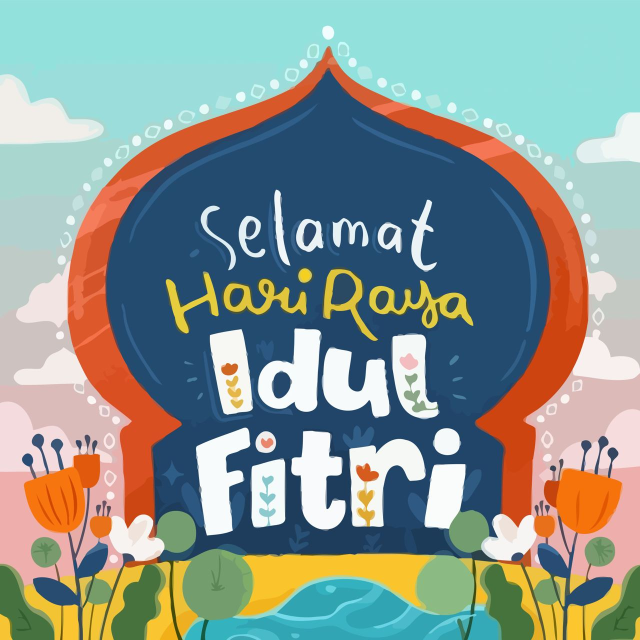
#> input picture input/photo_2023-04-14_00-20-50.jpg, 1280 x 1280 px (shown at 1/2 size); its folder holds only this picture in this run
$ python generate.py
#> lines starting #> are read from the running program, lines starting #| are printed output that depends on the picture; after the words box and inside, x2 and y2 are one past the last pixel; in counts of white or black regions, pixels touching at a corner belong together
import os
import random
import math
from PIL import Image, ImageDraw, ImageFilter

# Set folder to current working directory
root_path = os.getcwd()

# Define folder
folder_path = os.path.join(root_path, 'input')
output_folder = os.path.join(root_path, 'output')

# Create output folder if it doesn't exist
if not os.path.exists(output_folder):
    os.makedirs(output_folder)

# Define function to get mid relevant color
def get_mid_color(colors):
    colors.sort()
    mid_index = len(colors) // 2
    return colors[mid_index]

# Loop through all files in folder
for filename in os.listdir(folder_path):
    # Check if file is an image
    if filename.endswith('.jpg') or filename.endswith('.jpeg') or filename.endswith('.png'):
        # Open image and get all color swatches
        image = Image.open(os.path.join(folder_path, filename))
#> image is the input picture: PIL image 1280x1280 RGB; mean R, G, B 139.8, 152.5, 146.1
        swatches = image.getcolors(image.size[0] * image.size[1])
#> swatches = 136634 items
        swatch_colors = [swatch[1] for swatch in swatches]
#> swatch_colors = 136634 items

        # Get mid relevant color and create background image
        mid_color = get_mid_color(swatch_colors)
#> in get_mid_color, `mid_index = len(colors) // 2`: mid_index = 68317
#> mid_color = (182, 76, 26)
        background = Image.new('RGB', (1900, 2400), mid_color)
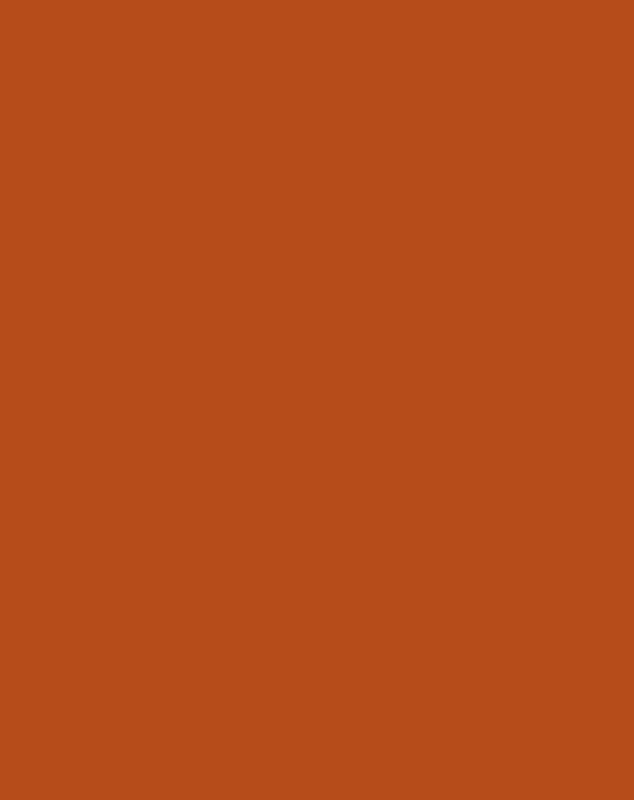
#> background: PIL image 1900x2400 RGB (shown at 1/3 size); mean R, G, B 182, 76, 26

        # Resize and round the corners of the image
        size = (1100, int((1100/image.width)*image.height))
#> size = (1100, 1100)
        radius = 50
        mask = Image.new('L', size, 0)
#> mask: PIL image 1100x1100 L; every value is 0
        draw = ImageDraw.Draw(mask)
        draw.rounded_rectangle((0, 0, size[0], size[1]), radius, fill=255)
        image = image.resize(size, resample=Image.LANCZOS)
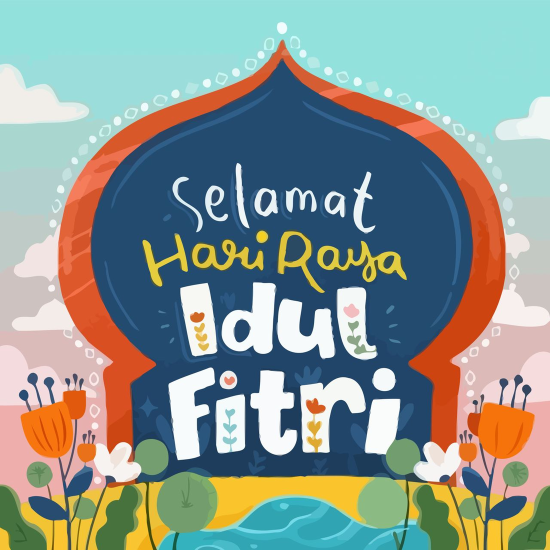
#> image: PIL image 1100x1100 RGB (shown at 1/2 size); mean R, G, B 139.8, 152.5, 146.1
        image.putalpha(mask)
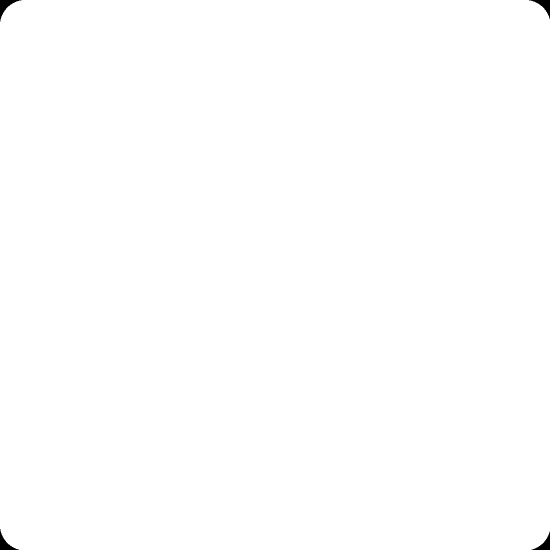
#> mask: PIL image 1100x1100 L (shown at 1/2 size); 99.8% white; 4 black regions, box (x1, y1, x2, y2) and area: (0, 0, 43, 43) 549, (1058, 0, 1100, 38) 506, (0, 1058, 38, 1100) 506, (1063, 1063, 1100, 1100) 464
#> image: PIL image 1100x1100 RGBA

        # Rotate the image randomly by -20 to 20 degrees
        angle = random.randint(5, 15)
        random_changer = random.randint(0, 1)
        if random_changer == 1:
            angle  = angle * -1
        rotated_image = image.rotate(angle, expand=True)
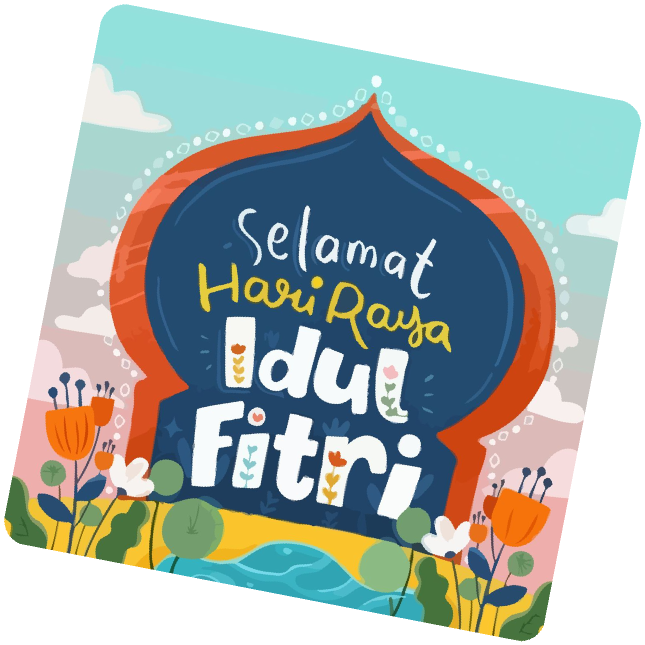
#> rotated_image: PIL image 1290x1290 RGBA (shown at 1/2 size); mean R, G, B, A 101.7, 110.9, 106.2, 185.1; transparent parts drawn white

        # Calculate padding and paste rotated image onto background
        x_pad = (background.width - rotated_image.width) // 2
#> x_pad = 305
        y_pad = (background.height - rotated_image.height) // 2
#> y_pad = 555
        paste_box = (x_pad, y_pad, x_pad + rotated_image.width, y_pad + rotated_image.height)
#> paste_box = (305, 555, 1595, 1845)

        dx = 10
        dy = 10
        if random_changer == 1:
            dx *= -1
        shadow_size = (size[0]+dx*2, size[1]+dy*2)
#> shadow_size = (1080, 1120)
        shadow_box = Image.new('RGBA', shadow_size, (0, 0, 0, 100))
        shadow_mask = Image.new('L', shadow_size, 0)
#> shadow_mask: PIL image 1080x1120 L; every value is 0
        shadow_draw = ImageDraw.Draw(shadow_mask)
        shadow_draw.rounded_rectangle((0, 0, shadow_size[0], shadow_size[1]), radius, fill=24) # opacity of shadow
        shadow_box.putalpha(shadow_mask)
#> shadow_mask: PIL image 1080x1120 L; values 0 (black) and 24 (white), 99.8% white; 4 black regions, box (x1, y1, x2, y2) and area: (0, 0, 43, 43) 549, (1038, 0, 1080, 38) 506, (0, 1078, 38, 1120) 506, (1043, 1083, 1080, 1120) 464
        shadow_box = shadow_box.rotate(angle, expand=True)
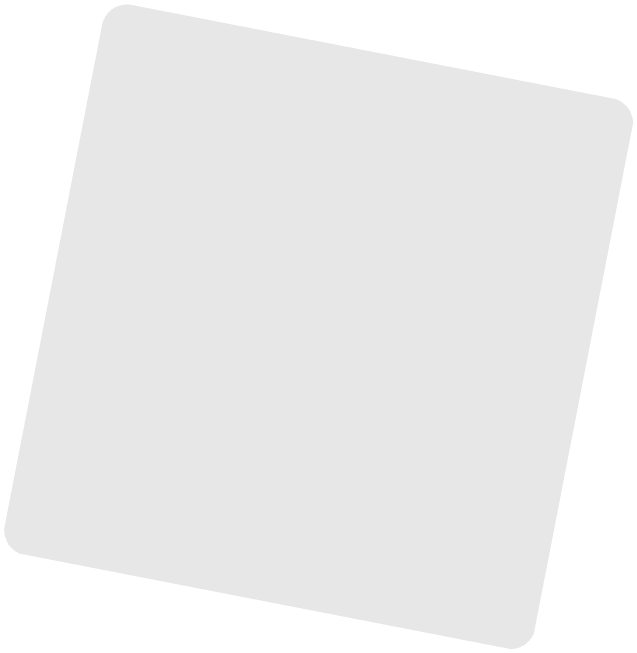
#> shadow_box: PIL image 1274x1306 RGBA (shown at 1/2 size); mean R, G, B, A 0, 0, 0, 17.4; transparent parts drawn white
        shadow_box = shadow_box.filter(ImageFilter.GaussianBlur(radius=16))

        shadow_paste_box = (x_pad+dx, y_pad+dy, x_pad + shadow_box.width+dx, y_pad + shadow_box.height+dy)
#> shadow_paste_box = (295, 565, 1569, 1871)
        background.paste(shadow_box, shadow_paste_box, shadow_box)

        background.paste(rotated_image, paste_box, rotated_image)
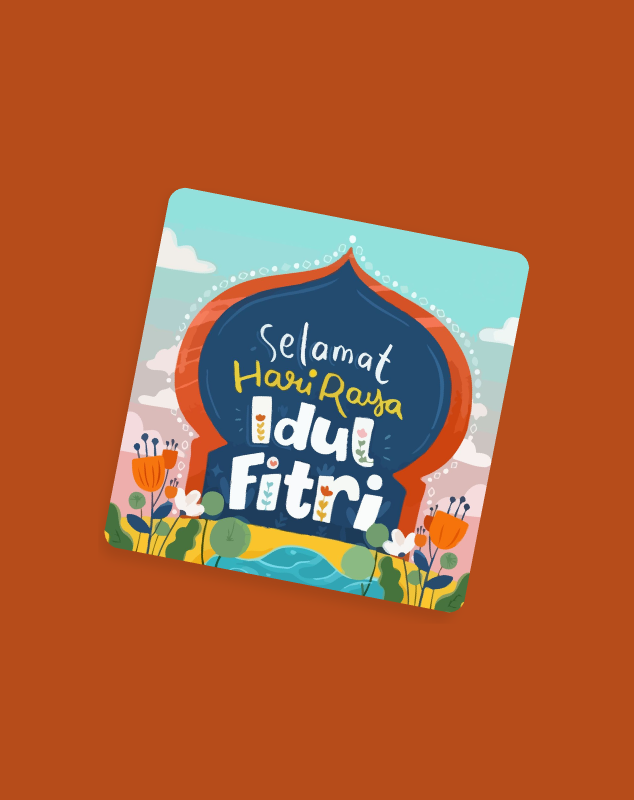
#> background: PIL image 1900x2400 RGB (shown at 1/3 size); mean R, G, B 170.6, 96.2, 57.8

        # Save edited image to output folder
        output_filename = os.path.splitext(filename)[0] + '_edited.png'
        output_path = os.path.join(output_folder, output_filename)
        background.save(output_path)

$ run again, on input/photo_2023-04-14_00-21-16.jpg
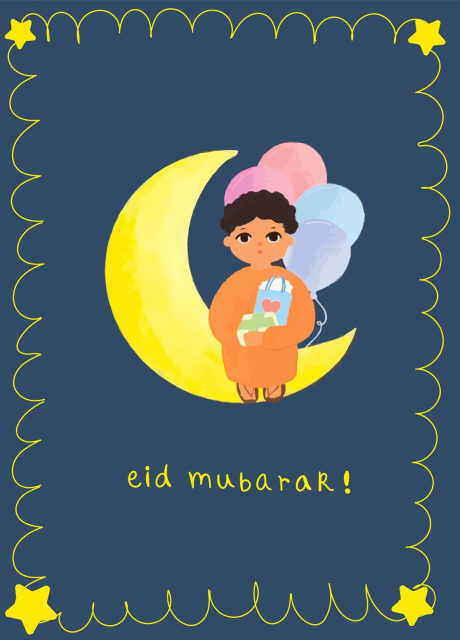
#> input picture input/photo_2023-04-14_00-21-16.jpg, 920 x 1280 px (shown at 1/2 size)
#> image is the input picture: PIL image 920x1280 RGB; mean R, G, B 83.3, 98.8, 100.8
#> swatches = 75861 items
#> mid_index = 37930
#> mid_color = (180, 184, 25)
#> `shadow_box = shadow_box.rotate(angle, expand=True)`:
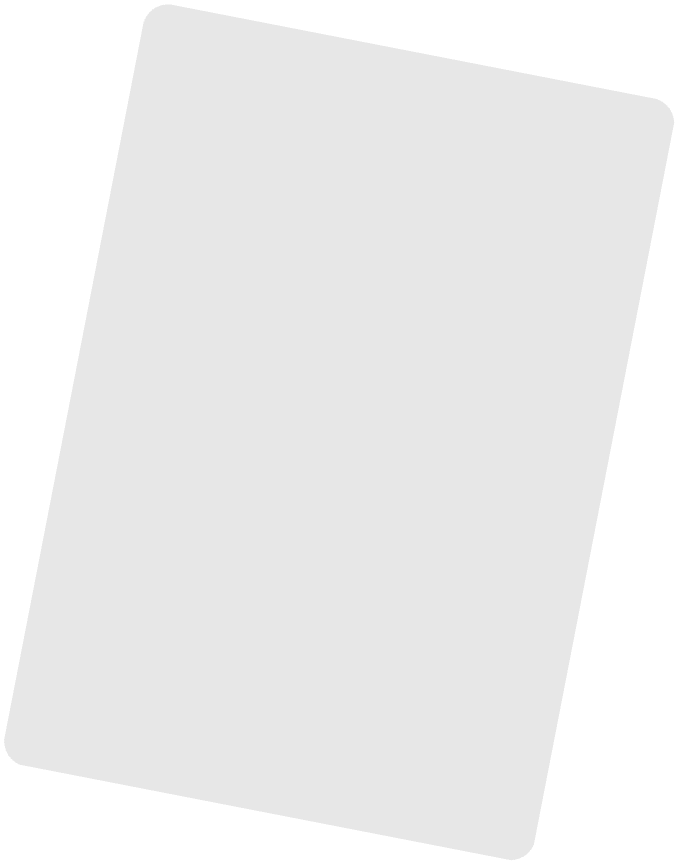
#> shadow_box: PIL image 1356x1728 RGBA (shown at 1/2 size); mean R, G, B, A 0, 0, 0, 17.1; transparent parts drawn white
#> `background.paste(rotated_image, paste_box, rotated_image)`:
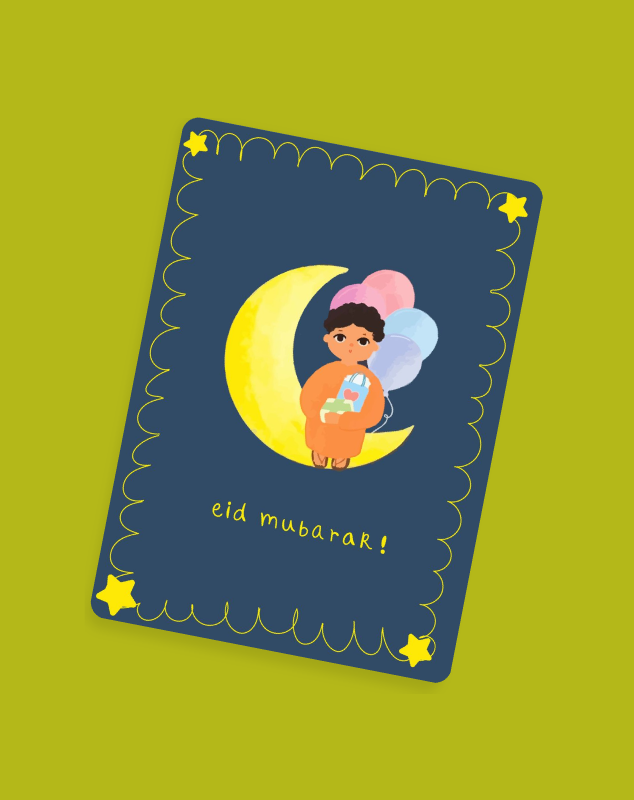
#> background: PIL image 1900x2400 RGB (shown at 1/3 size); mean R, G, B 144.2, 152.4, 52.9

$ run again, on input/photo_2023-04-14_00-21-38.jpg
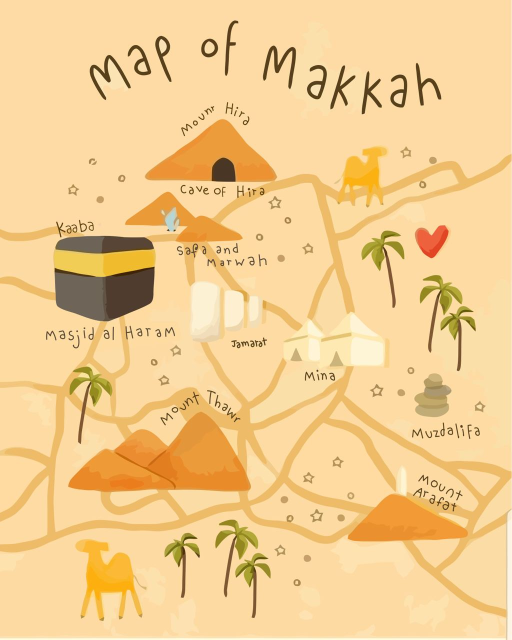
#> input picture input/photo_2023-04-14_00-21-38.jpg, 1024 x 1280 px (shown at 1/2 size)
#> image is the input picture: PIL image 1024x1280 RGB; mean R, G, B 243.1, 205.5, 145.2
#> swatches = 47928 items
#> mid_index = 23964
#> mid_color = (218, 195, 102)
#> `shadow_box = shadow_box.rotate(angle, expand=True)`:
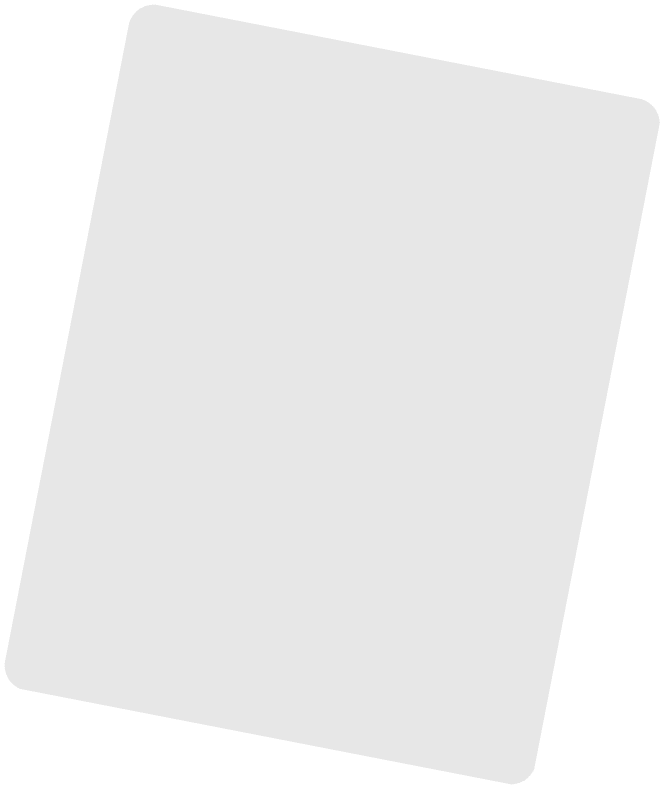
#> shadow_box: PIL image 1328x1577 RGBA (shown at 1/2 size); mean R, G, B, A 0, 0, 0, 17.2; transparent parts drawn white
#> `background.paste(rotated_image, paste_box, rotated_image)`:
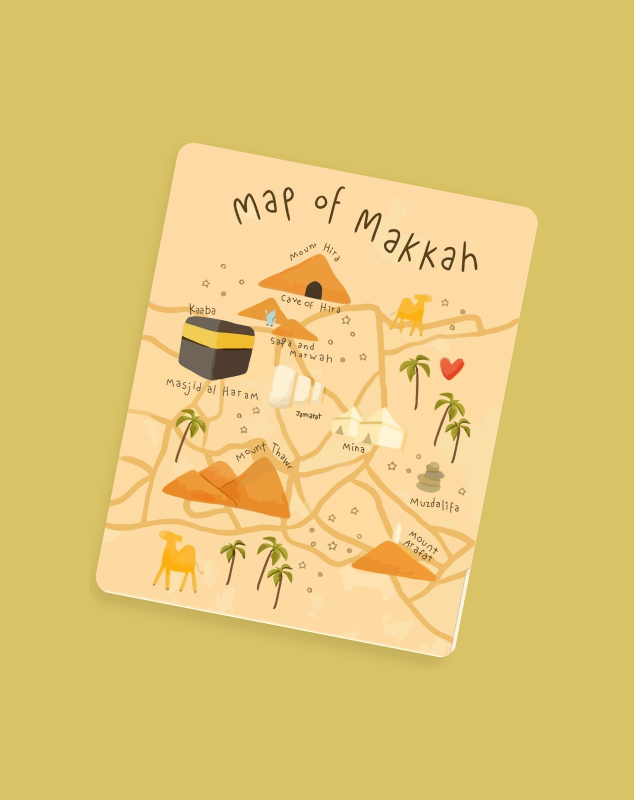
#> background: PIL image 1900x2400 RGB (shown at 1/3 size); mean R, G, B 226.1, 198.3, 116.2

$ run again, on input/photo_2023-04-14_00-20-57.jpg
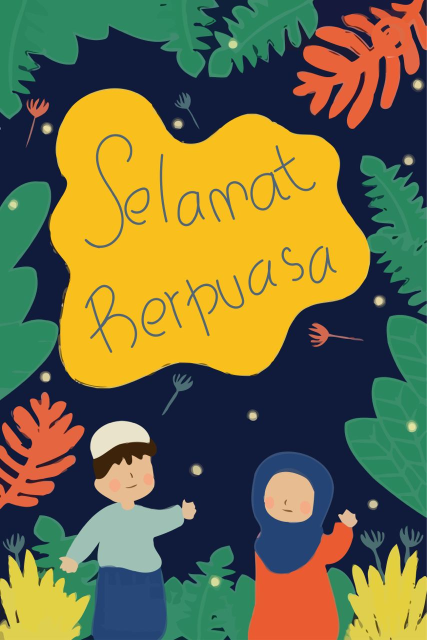
#> input picture input/photo_2023-04-14_00-20-57.jpg, 853 x 1280 px (shown at 1/2 size)
#> image is the input picture: PIL image 853x1280 RGB; mean R, G, B 113.3, 110.1, 67.6
#> swatches = 97895 items
#> mid_index = 48947
#> mid_color = (118, 112, 54)
#> `shadow_box = shadow_box.rotate(angle, expand=True)`:
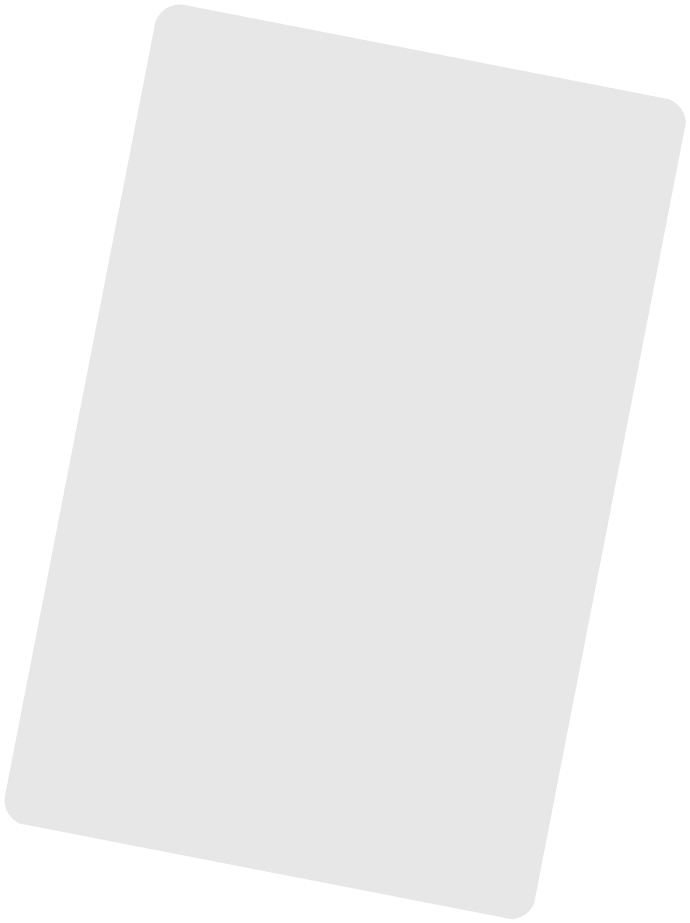
#> shadow_box: PIL image 1380x1846 RGBA (shown at 1/2 size); mean R, G, B, A 0, 0, 0, 17; transparent parts drawn white
#> `background.paste(rotated_image, paste_box, rotated_image)`:
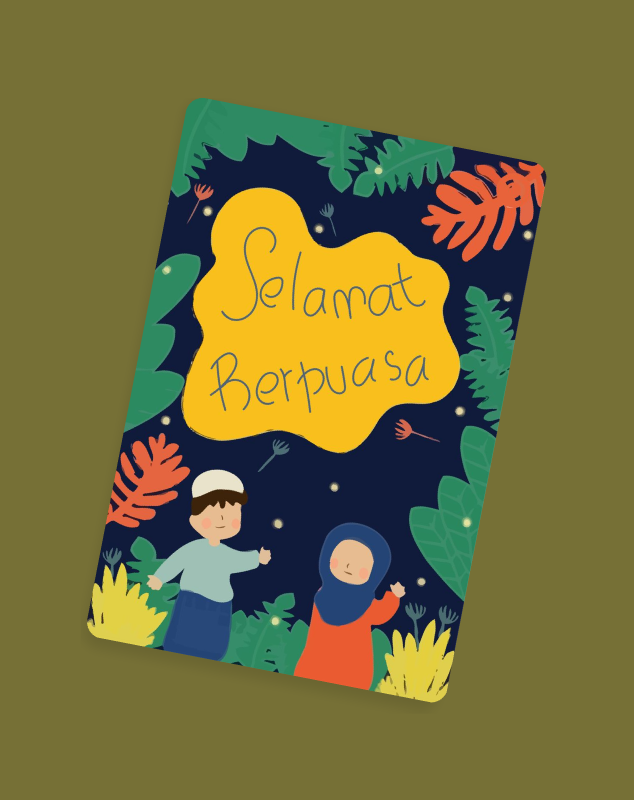
#> background: PIL image 1900x2400 RGB (shown at 1/3 size); mean R, G, B 116, 111.1, 59.4
